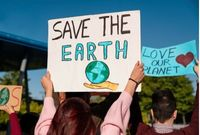
#> input picture F55121002_Tugas3_PCD/gambar1.jpg, 200 x 135 px
$ python F55121002_ImageAveraging.py
#> lines starting #> are read from the running program, lines starting #| are printed output that depends on the picture
import cv2

# Load the images
img1 = cv2.imread('gambar1.jpg')
#> img1 is the input picture: shape (135, 200, 3); mean B, G, R 121.8, 118.8, 103
img2 = cv2.imread('gambar2.jpg')
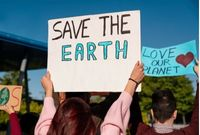
#> input picture F55121002_Tugas3_PCD/gambar2.jpg, 200 x 135 px
#> img2 is the input picture: shape (135, 200, 3); mean B, G, R 123.6, 119.8, 105.8

# Average the images
avg_img = cv2.addWeighted(img1, 0.5, img2, 0.5, 0)
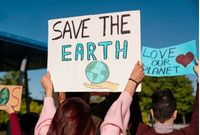
#> avg_img: shape (135, 200, 3); mean B, G, R 122.7, 119.3, 104.4

# Display the averaged image
cv2.imshow('Averaged Image', avg_img)
cv2.waitKey(0)
cv2.destroyAllWindows()
